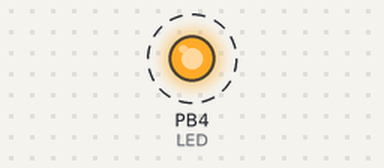
This sketch was run on a simulated ATtiny85, built with avr-gcc and run on an emulated ATtiny85. On the bench: output pins drawn as LEDs (lit = HIGH). Dashed ring = blinking.

Above: at 0.15 s.
Timing chart, 0 to 3.0 s (numbered marks = the images above):
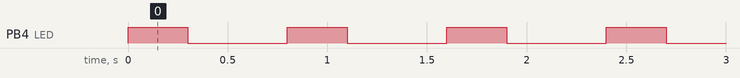

Measured:
- by itself, PB4 (LED): alternates HIGH for 0.30 s and LOW for 0.50 s

The sketch:

Blink_ATTiny85.ino
```cpp
const int LED=4;

// the setup function runs once when you press reset or power the board
void setup() {
  // initialize digital pin LED_BUILTIN as an output.
  pinMode(LED, OUTPUT);
}

// the loop function runs over and over again forever
void loop() {
  digitalWrite(LED, HIGH);   // turn the LED on (HIGH is the voltage level)
  delay(300);                       // wait for a second
  digitalWrite(LED, LOW);    // turn the LED off by making the voltage LOW
  delay(500);                       // wait for a second
}
```
